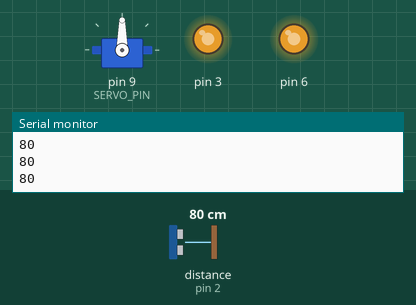
Recording of a sketch running on a simulated Arduino Uno, built with avr-gcc and run on an emulated ATmega328P. On the bench: servo, output pins drawn as LEDs (lit = HIGH), the last lines printed to the serial monitor. The inputs (shaded band) are chosen by the test bench; at power-on: distance to the obstacle (sensor on pin 2) 80 cm. The echo pulse lasts 58.3 µs per cm.

Above: at 1.2 s.
1.3 s: distance to the obstacle (sensor on pin 2) set to 33 cm
2.8 s: distance to the obstacle (sensor on pin 2) set to 27 cm
At 3.8 s:
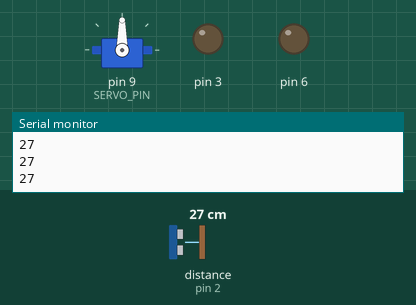
4.3 s: distance to the obstacle (sensor on pin 2) set to 35 cm
At 4.8 s:
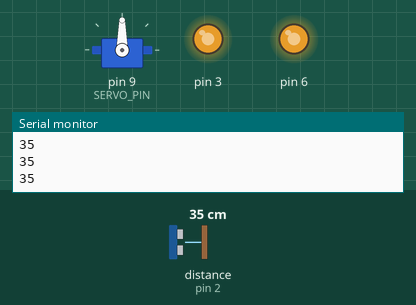
5.8 s: distance to the obstacle (sensor on pin 2) set to 2 cm
At 7.2 s:
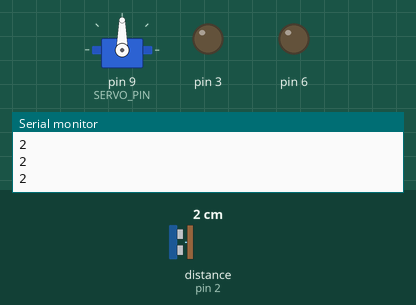
Timing chart, 0 to 8.3 s (numbered marks = the images above; inputs shaded):
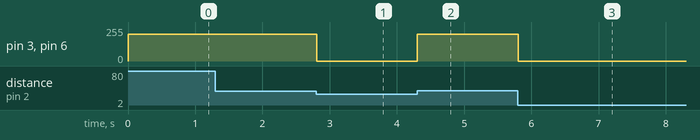

Measured:
- the behaviour switches between 31 and 30 cm on distance to the obstacle (sensor on pin 2) (found by bisection; images 0 and 1)
- after the input at 2.8 s, pin 3, pin 6: 200/255 → 0/255 at once
- after the input at 4.3 s, pin 3, pin 6: 0/255 → 200/255 at once
- after the input at 5.8 s, pin 3, pin 6: 200/255 → 0/255 at once

The sketch:

Distance_Detection_Example.ino
```cpp
// This will demonstrate the HC_SR04 & Servo
// The car will check the distance of objects in front of it.
// If an object is within DESIRED_DISTANCE, then the car will stop.

#include <Servo.h>
#include <HC_SR04.h>
#include <motor_control.h>

#define SERVO_PIN 9
#define TRIG_PIN 10
#define ECHO_PIN 2
#define ECHO_INT 0
#define CENTER 90
#define DESIRED_DISTANCE 30

Servo actuator;
HC_SR04 dist_sensor(TRIG_PIN, ECHO_PIN, ECHO_INT);
// Current distance to closest object
int distance;

void setup() {
  Serial.begin(9600);

  //Attach servo to servo pin, and rotate to point sensor forward
  actuator.attach(SERVO_PIN);
  actuator.write(90);

  //Initialize distance sensor and start pinging for distances
  dist_sensor.begin();
  dist_sensor.start();

}

void loop() {
  // Gets distance
  if(dist_sensor.isFinished()) {
    distance = dist_sensor.getRange();
    dist_sensor.start();
  }

  Serial.println(distance);

  // Stops motor if within DESIRED_DISTANCE, otherwise drives
  if(distance <= DESIRED_DISTANCE){
    raw_motor_control(0,0);
  } else {
    forward(200);
  }


}
```
